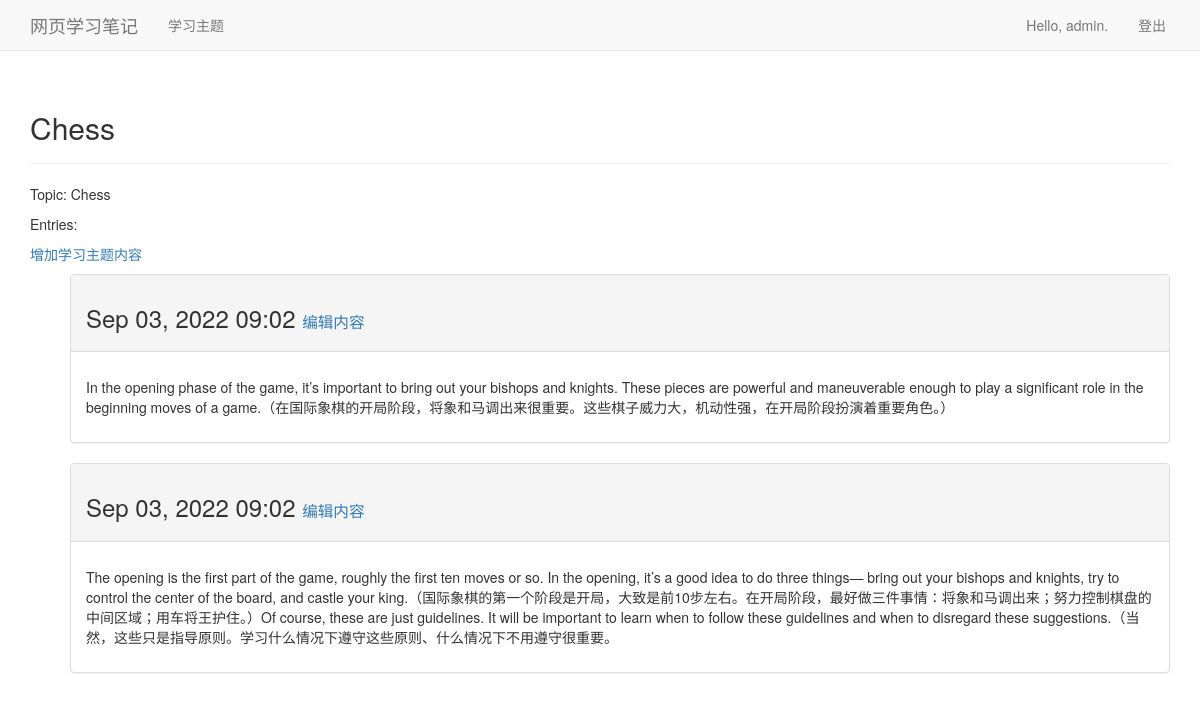
The page /topics/1/ (signed in) on the database its author committed.
### learning_logs/models.py (models this page shows, shortened)
class Topic(models.Model):
    owner = models.ForeignKey(User, on_delete=models.CASCADE) #使其只显示与当前登录的用户相关联的数据 ||代码没问题，但显示有问题，不管哪个账户都显示所有的主题 https://learndjango.com/tutorials/django-best-practices-referencing-user-model
    text = models.CharField(max_length=200)
    date_added = models.DateTimeField(auto_now_add=True)
    def __str__(self):
        return self.text

class Entry(models.Model):
    topic = models.ForeignKey(Topic, on_delete=models.CASCADE)
    text = models.TextField()
    date_added = models.DateTimeField(auto_now_add=True)
    class Meta:
        verbose_name_plural = 'entries'

### learning_logs/views.py (the view)
# urls.py: path('topics/<int:topic_id>/', views.topic, name='topic'),
@login_required #login_required()的代码检查用户是否已登录，仅当用户已登录时，Django才运行topics()的代码。
def topic(request, topic_id):
    topic = Topic.objects.get(id=topic_id)
    if topic.owner != request.user:
        raise Http404
    entries = topic.entry_set.order_by('-date_added')
    context = {'topic': topic, 'entries': entries}
    return render(request, 'learning_logs/topic.html', context)

### learning_logs/templates/learning_logs/topic.html
{% extends "learning_logs/base.html" %}
{% block header %}
<h2>{{ topic }}</h2>
{% endblock header %}
{% block content %}
<p>Topic: {{ topic }}</p>
<p>Entries:</p>
<p>
    <a href="{% url 'learning_logs:new_entry' topic.id %}">增加学习主题内容</a>
</p>
<ul>
{% for entry in entries %}
    <div class="panel panel-default">
        <div class="panel-heading">
            <h3>
                {{ entry.date_added|date:'M d, Y H:i' }}
                <small>
                    <a href="{% url 'learning_logs:edit_entry' entry.id %}">
                    编辑内容</a>
                </small>
            </h3>
        </div>
        <div class="panel-body">
            <p>{{ entry.text|linebreaks }}</p>
        </div>
    </div>
    {% empty %}
        你的主题还没有学习哦！
{% endfor %}
</ul>
{% endblock content %}

### learning_logs/templates/learning_logs/base.html (shortened to what this page needs)
{% load bootstrap3 %}
<!DOCTYPE html>
<html lang="en">
  <head>
   {% bootstrap_css %}
  </head>
  <body>
    <nav class="navbar navbar-default navbar-static-top">
      <div class="container">
      <div class="navbar-header">
      <a class="navbar-brand" href="{% url 'learning_logs:index' %}">
      网页学习笔记</a>
      </div>
      <div id="navbar" class="navbar-collapse collapse">
      <ul class="nav navbar-nav">
      <li><a href="{% url 'learning_logs:topics' %}">学习主题</a></li>
      </ul>
      <ul class="nav navbar-nav navbar-right">
      {% if user.is_authenticated %}
      <li><a>Hello, {{ user.username }}.</a></li>
      <li><a href="{% url 'users:logout' %}">登出</a></li>
      {% else %}
      <li><a href="{% url 'users:register' %}">注册</a></li>
      <li><a href="{% url 'users:login' %}">登录</a></li>
      {% endif %}
      </ul>
      </div>
      </div>
    </nav>
    <div class="container">
      <div class="page-header">
      {% block header %}{% endblock header %}
      </div>
      <div>
      {% block content %}{% endblock content %}
      </div>
    </div>
  </body>
</html>

### rows shown on the page
Topic: text "Chess"
Entry: date_added "Sep 03, 2022 09:02", text "In the opening phase of the game, it’s important to bring out your bishops and knights. These pieces are powerful and maneuverable enough to play a significant role in the beginning moves of a game.（在国际象棋的开局阶段，将象和马调出来很重要。这些棋子威力大，机动性强，在开局阶段扮演着重要角色。）"
Entry: date_added "Sep 03, 2022 09:02", text "The opening is the first part of the game, roughly the first ten moves or so. In the opening, it’s a good idea to do three things— bring out your bishops and knights, try to control the center of the board, and castle your king.（国际象棋的第一个阶段是开局，大致是前10步左右。在开局阶段，最好做三件事情：将象和马调出来；努力控制棋盘的中间区域；用车将王护住。）Of course, these are just guidelines. It will be important to learn when to follow these guidelines and when to disregard these suggestions.（当然，这些只是指导原则。学习什么情况下遵守这些原则、什么情况下不用遵守很重要。"

### other values the page prints
{{ user.username }} "admin"
